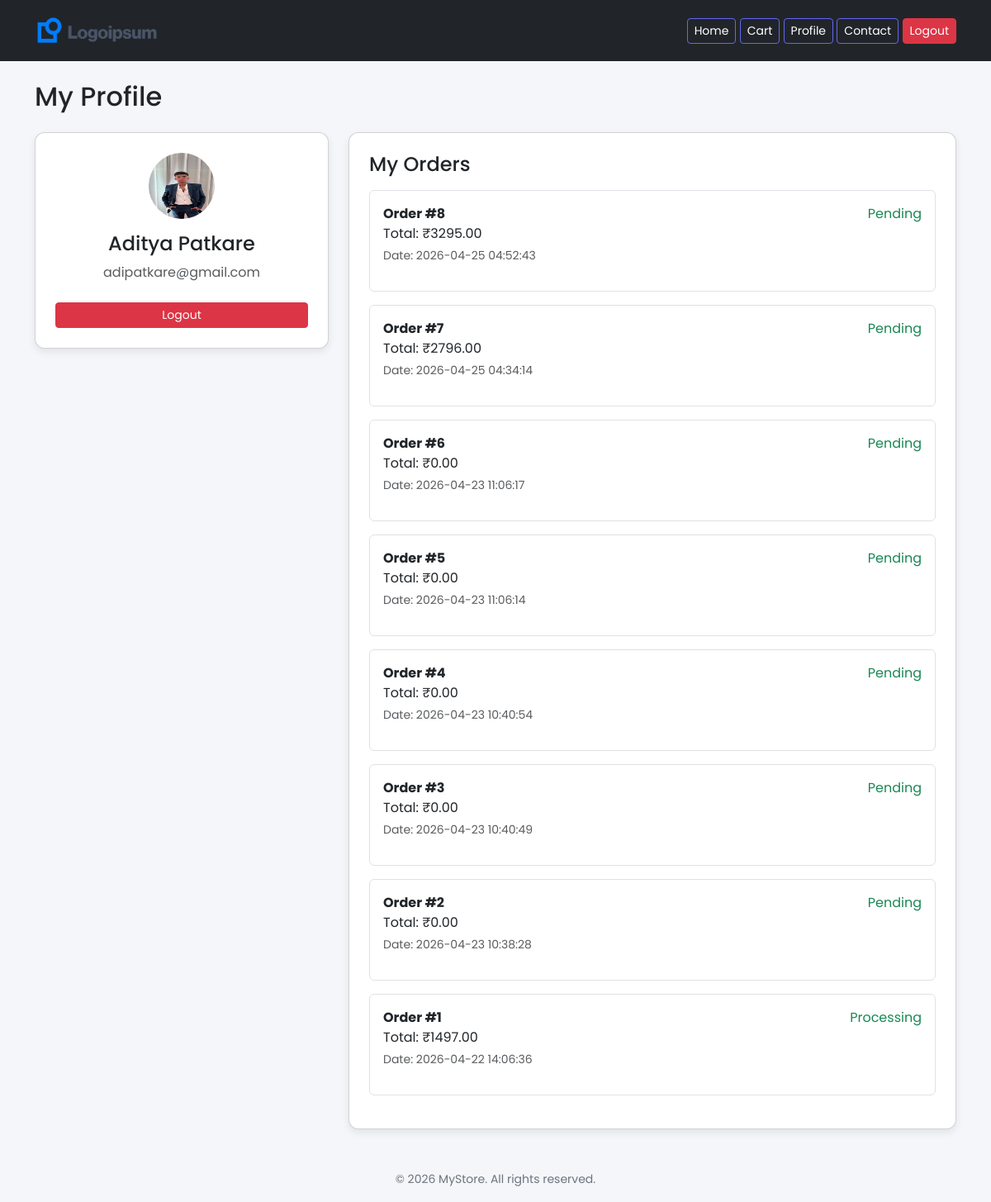
The app's page /profile.php (signed in) with its own data.
### tables this page shows
CREATE TABLE `users` (
  `id` int(11) NOT NULL COMMENT '(Auto Increment)',
  `name` varchar(100) NOT NULL,
  `email` varchar(100) NOT NULL,
  `password` varchar(255) NOT NULL,
  `role` enum('user','admin','vendor') NOT NULL,
  `created_at` timestamp NOT NULL DEFAULT current_timestamp()
);

CREATE TABLE `orders` (
  `id` int(11) NOT NULL,
  `user_id` int(11) DEFAULT NULL,
  `total_amount` decimal(10,2) DEFAULT NULL,
  `status` varchar(50) DEFAULT 'Pending',
  `created_at` timestamp NOT NULL DEFAULT current_timestamp()
);

### profile.php (the view, shortened to what this page needs)
<?php
include "db.php";
include "includes/header.php";
$user_name = $_SESSION['user'];
$user_result = $conn->query("SELECT * FROM users WHERE name='$user_name'");
$user = $user_result->fetch_assoc();
?>
<h2 class="mb-4">My Profile</h2>
<div class="row">
    <div class="col-md-4">
        <div class="card p-4 mb-4 text-center">
            <img src="uploads/IMG_1603.JPG"
                 style="width:80px; height:80px;    border-radius:50%; margin:auto;">
            <h4 class="mt-3"><?php echo $user['name']; ?></h4>
            <p class="text-muted"><?php echo $user['email']; ?></p>
            <a href="logout.php" class="btn btn-danger btn-sm mt-2">Logout</a>
        </div>
    </div>
    <div class="col-md-8">
        <div class="card p-4">
            <h4 class="mb-3">My Orders</h4>
<?php
$order_result = $conn->query("SELECT * FROM orders WHERE user_id=".$user['id']." ORDER BY id DESC");
if ($order_result->num_rows > 0) {
    while ($order = $order_result->fetch_assoc()) {
?>
        <div class="border rounded p-3 mb-3">
            <div class="d-flex justify-content-between">
                <strong>Order #<?php echo $order['id']; ?></strong>
                <span class="text-success"><?php echo $order['status'] ?? 'Placed'; ?></span>
            </div>
            <p class="mb-1">Total: ₹<?php echo $order['total_amount']; ?></p>
            <p class="text-muted small">Date: <?php echo $order['created_at']; ?></p>
        </div>
<?php
    }
} else {
    echo "<div class='alert alert-info'>No orders yet</div>";
}
?>
        </div>
    </div>
</div>
<?php include "includes/footer.php"; ?>

### includes/header.php (style rules this page uses)
body { font-family: 'Poppins', sans-serif; background: #f5f6fa; }
.card { border-radius: 12px; box-shadow: 0 4px 10px rgba(0,0,0,0.08); }
.card { animation: fadeIn 0.5s ease-in-out; }
.card { transition: 0.2s ease; }

### records on screen
users: name "Aditya Patkare", email "adipatkare@gmail.com"
orders: id "8", status "Pending", total_amount "3295.00", created_at "2026-04-25 04:52:43"
orders: id "7", status "Pending", total_amount "2796.00", created_at "2026-04-25 04:34:14"
orders: id "6", status "Pending", total_amount "0.00", created_at "2026-04-23 11:06:17"
orders: id "5", status "Pending", total_amount "0.00", created_at "2026-04-23 11:06:14"
orders: id "4", status "Pending", total_amount "0.00", created_at "2026-04-23 10:40:54"
orders: id "3", status "Pending", total_amount "0.00", created_at "2026-04-23 10:40:49"
orders: id "2", status "Pending", total_amount "0.00", created_at "2026-04-23 10:38:28"
orders: id "1", status "Processing", total_amount "1497.00", created_at "2026-04-22 14:06:36"
